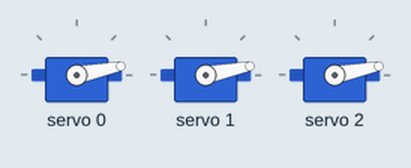
This sketch was run on a simulated Arduino Uno, built with avr-gcc and run on an emulated ATmega328P. Shown: 3 × servo.

Above: at 0.1 s.
Timing chart, 0 to 1.6 s (numbered marks = the images above):
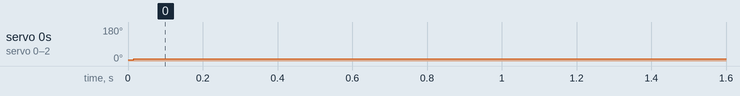

Measured:
- by itself, servo 0–2: 6° → 11° at 0.01 s

The sketch:

test.ino
```cpp
#include <Wire.h>
#include <Adafruit_PWMServoDriver.h>

// called this way, it uses the default address 0x40
Adafruit_PWMServoDriver pwm = Adafruit_PWMServoDriver();

#define SERVOMIN  150 // this is the 'minimum' pulse length count (out of 4096)
#define SERVOMAX  600 // this is the 'maximum' pulse length count (out of 4096)

void setup() {
  Serial.begin(9600); //Defines BOD rate

  pwm.begin(); //Starts PWM

  pwm.setPWMFreq(60);  // Analog servos run at ~60 Hz updates
  uint16_t pulselen = map(0, 0, 180, SERVOMIN, SERVOMAX);

  pwm.setPWM(0, 0, pulselen);
  pwm.setPWM(1, 0, pulselen);
  pwm.setPWM(2, 0, pulselen);
  delay(10);
}

void loop() {
  // Sets the pulse length to map from 0 - 180 degrees
  uint16_t pulselen = map(0, 0, 180, SERVOMIN, SERVOMAX);
  uint16_t alt = 1;
  uint16_t gyro = 1;
  // Sets PWM (Servo Number), (), (PulseLength)
  if(0 < alt &&  alt < 6000){
    if(gyro > 0) {
      pulselen = map(5, 0, 180, SERVOMIN, SERVOMAX);
      pwm.setPWM(0, 0, pulselen);
      pwm.setPWM(1, 0, pulselen);
      pwm.setPWM(2, 0, pulselen);
      gyro = -1;
      delay(1000);
    } else if(gyro < 0) {
      pulselen = map(-5, 0, 180, SERVOMIN, SERVOMAX);
      pwm.setPWM(0, 0, pulselen);
      pwm.setPWM(1, 0, pulselen);
      pwm.setPWM(2, 0, pulselen);
      gyro = 1;
      delay(1000);
    } else {

    }
  }
  else{
    pulselen = map(0, 0, 180, SERVOMIN, SERVOMAX);

    pwm.setPWM(0, 0, pulselen);
    pwm.setPWM(1, 0, pulselen);
    pwm.setPWM(2, 0, pulselen);
  }
  // Sets next State


  delay(5000);
}
```
